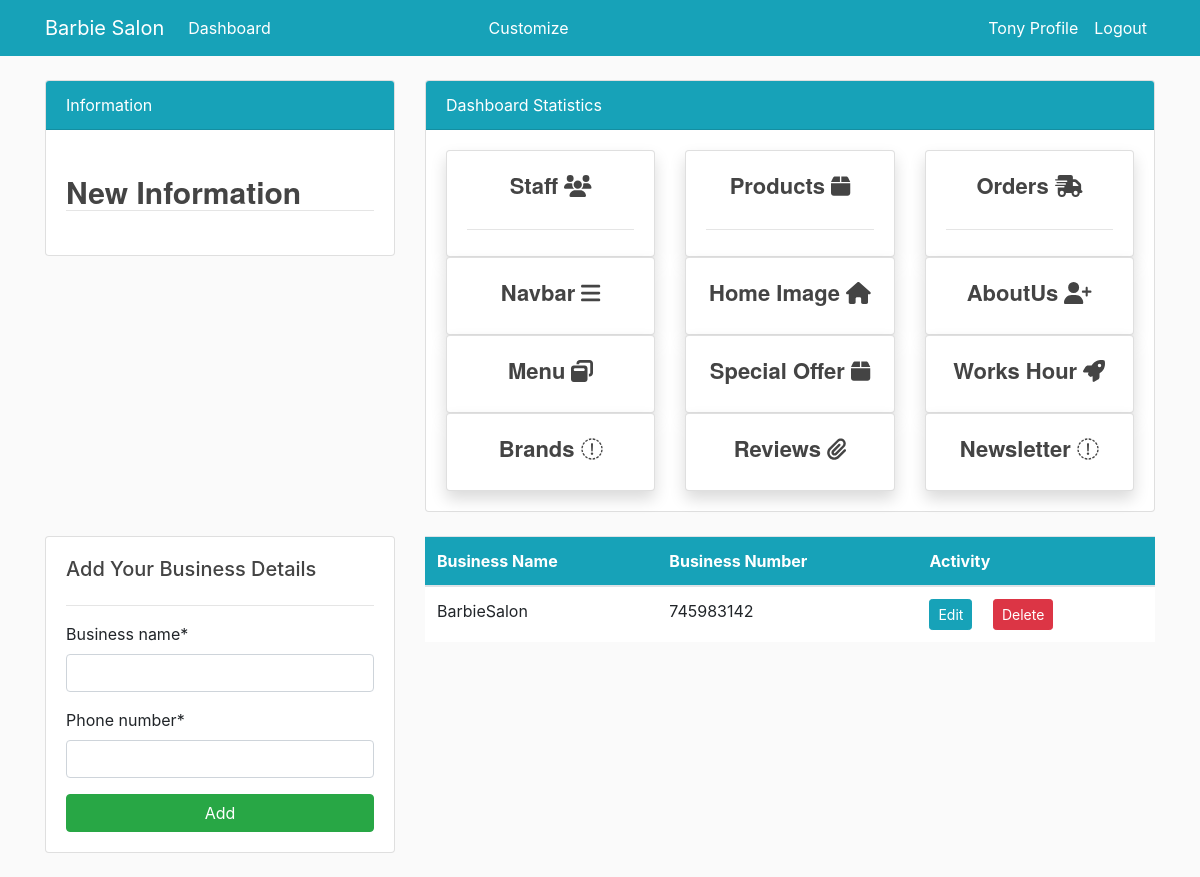
The app's page /navbar_customize/ (signed in) with its own data.
### users/models.py (models this page shows, shortened)
class CustomUser(AbstractUser):
    def image_upload_to(self, instance=None):
        if instance:
            return os.path.join("Users", self.username, instance)
        return None
    STATUS = (
        ('regular', 'regular'),
        ('subscriber', 'subscriber'),
        ('moderator', 'moderator'),
    )
    email = models.EmailField(unique=True)
    status = models.CharField(max_length=100, choices=STATUS, default='regular')
    description = models.TextField("Description", max_length=600, default='', blank=True)
    image = models.ImageField(default='default/user.jpg', upload_to=image_upload_to)

### dashboard/models.py (models this page shows, shortened)
class Navbar(models.Model):
    business_name = models.CharField(max_length=25)
    phone_number = models.PositiveBigIntegerField(unique=True, blank=False, null=False)
    class Meta:
        verbose_name_plural = 'Navbar'

### dashboard/views.py (the view)
# urls.py: path('navbar_customize/', views.navbar_customize, name='dashboard-navbar_customize'),
def navbar_customize(request):
    navbar = Navbar.objects.all()
    if request.method == 'POST':
        form = NavbarForm(request.POST, request.FILES)
        if form.is_valid():
            obj = form.save()
            obj.save()
            redirect('dashboard-navbar_customize')
    else:
        form = NavbarForm()
    context = {
        'form': form,
        'navbar': navbar,
    }
    return render(request, 'dashboard/homeview-manage/navbar_customize.html', context)

### dashboard/forms.py
class NavbarForm(forms.ModelForm):
    class Meta:
        model = Navbar
        fields = ['business_name', 'phone_number']
        validators = [
            MaxLengthValidator(1,
                               message='A maximum of 1 business name and phone_number. If you want to change either delete or edit ')
        ]

### dashboard/templates/Dashboard/homeview-manage/navbar_customize.html (shortened to what this page needs)
{% extends 'partials/base.html' %}
{% load crispy_forms_tags %}
{% block content %}
{% include 'partials/topside.html' %}
<div class="row my-4">
    <div class="col-md-4">
        <div class="card card-body">
            <h5>Add Your Business Details</h5>
            <hr>
            <form method="POST" enctype="multipart/form-data">
                {{ form|crispy }}
                <input class="btn btn-success btn-block" type="submit" value="Add">
            </form>
        </div>
    </div>
    <div class="col-md-8">
        <table class="table bg-white">
            <thead class="bg-info text-white">
            <tr>
                <th scope="col">Business Name</th>
                <th scope="col">Business Number</th>
                <th scope="col">Activity</th>
            </tr>
            </thead>
            <tbody>
            {% for navbar in navbar %}
            <tr>
                <td>{{ navbar.business_name|truncatewords:5 }}</td>
                <td>{{ navbar.phone_number|truncatewords:5}}</td>
                <td>
                    <a class="btn btn-info btn-sm mr-2"
                       href="{% url 'dashboard-navbar_customize_edit' navbar.id %}">Edit</a>
                    <a class="btn btn-danger btn-sm ml-2"
                       href="{% url 'dashboard-navbar_customize_delete' navbar.id %}">Delete</a>
                </td>
            </tr>
            {% endfor %}
            </tbody>
        </table>
    </div>
</div>
{% endblock %}

### users/templates/partials/nav.html (shortened to what this page needs)
<nav class="navbar navbar-expand-lg navbar-info bg-info">
    <div class="container">
        {% if user.is_authenticated %}
        <a class="navbar-brand text-white" href="{% url 'dashboard-index' %}">Barbie Salon</a>
        <div class="collapse navbar-collapse" id="navbarSupportedContent">
            <ul class="navbar-nav mr-auto">
                <li class="nav-item active">
                    <a class="nav-link text-white" href="{% url 'dashboard-index' %}">Dashboard </a>
                </li>
            </ul>
             <ul class="navbar-nav mr-auto">
                <li class="nav-item active">
                    <a class="nav-link text-white" href="{% url 'dashboard-index' %}">Customize </a>
                </li>
            </ul>
            <ul class="navbar-nav ml-auto">
                <li class="nav-item active">
                    <a class="nav-link text-white" href="{% url 'profile' user.username %}">{{ user.username }} Profile
                        <span class="sr-only">(current)</span></a>
                </li>
                <li class="nav-item">
                    <a class="nav-link text-white" href="{% url 'logout' %}">Logout</a>
                </li>
            </ul>
            {% endif %}
        </div>
    </div>
</nav>

### users/static/main/main.css (style rules this page uses)
:root { --footercolor: #003F72; --navbarcolor: #003F72; --btncolor: #003F72; --socialcolor: #003F72; --brightText: #ffffff; }
body { background: #fafafa; }
h1, h2, h3, h4, h5, h6 { color: #444444; }

### records on screen
CustomUser: username "Tony"
Navbar: business_name "BarbieSalon", phone_number "745983142"
